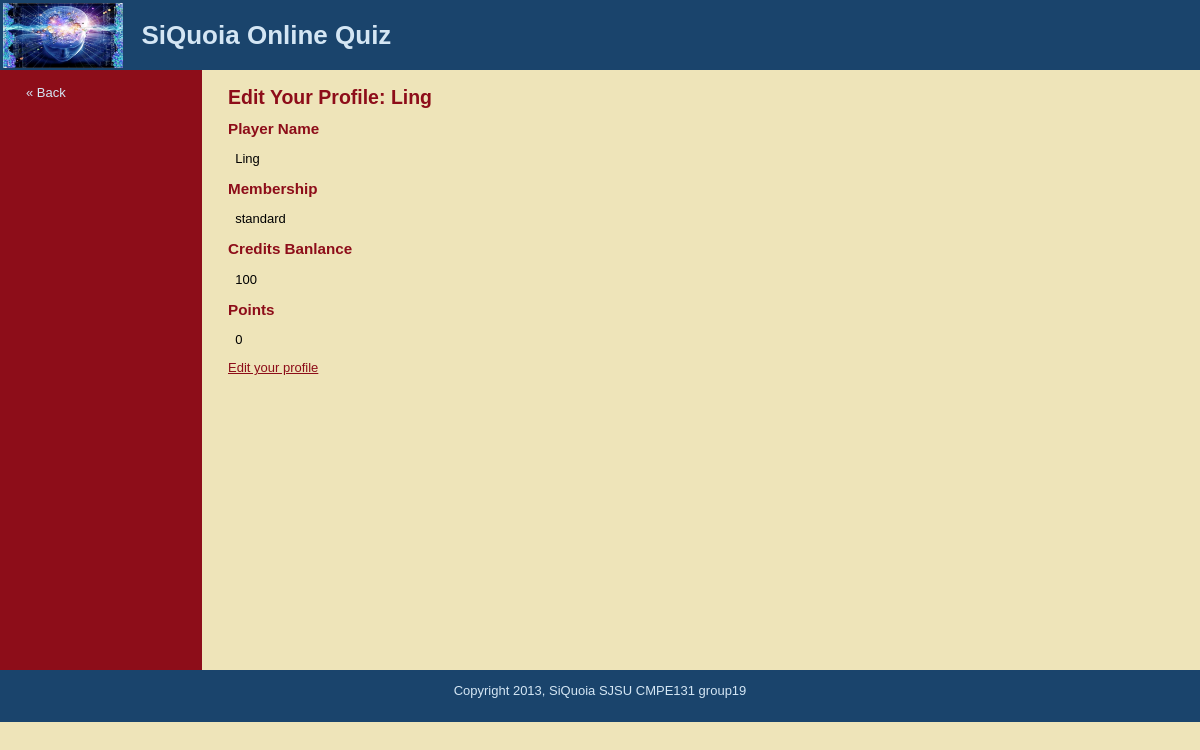
The app's page /public/player_profile.php (signed in) with its own data.
### tables this page shows
CREATE TABLE players (
 id int Not NULL AUTO_INCREMENT,
 username varchar(50) Not NULL,  
 hashed_password varchar(255) not NULL,  
 membership MEDIUMTEXT NOT NULL, 
 points int Default NULL,
 credits int Default NULL,
 rank int Default NULL,
 sample_taken bit default 0, 
 PRIMARY KEY (id),
 unique(username)
);

### includes/functions.php (called while the page is built, shortened)
<?php
	function find_player_by_id($player_id) {
		global $connection;
		$safe_player_id = mysqli_real_escape_string($connection, $player_id);
		$query  = "SELECT * ";
		$query .= "FROM players ";
		$query .= "WHERE id = {$safe_player_id} ";
		$query .= "LIMIT 1";
		$player_set = mysqli_query($connection, $query);
		if($player = mysqli_fetch_assoc($player_set)) {
			return $player;
		} else {
			return null;
		}
	}
?>

### public/player_profile.php (the view, shortened to what this page needs)
<?php require_once("../includes/db_connection.php"); ?>
<?php require_once("../includes/functions.php"); ?>
<?php confirm_player_logged_in();
	$player=find_player_by_id ($_SESSION["player_id"]);
?>
<?php include("../includes/layouts/header.php"); ?>
<div id="main">
  <div id="navigation">
<br />
<a href="player.php">&laquo; Back</a><br />
<br />
  </div>
  <div id="page">
    <h2>Edit Your Profile: <?php echo htmlentities($player["username"]); ?></h2>
    <form action="player_edit_profile.php?id=<?php echo urlencode($_SESSION['player_id']); ?>" method="post">
		<p><h3>Player Name</h3>&nbsp;
		<?php echo htmlentities($player["username"]); ?>
		</p>
        <p><h3>Membership</h3> &nbsp;
		<?php echo htmlentities($player["membership"]); ?>
		</p>
		<p><h3>Credits Banlance</h3> &nbsp;
		<?php echo htmlentities($player["credits"]); ?>
		</p>
		<p><h3>Points</h3> &nbsp;
		<?php echo htmlentities($player["points"]); ?>
		</p>
		<a href="player_edit_profile.php">Edit your profile</a><br />
    </form>
    <br />
  </div>
</div>
<?php include("../includes/layouts/footer.php"); ?>

### public/stylesheets/public.css (style rules this page uses)
html { height: 100%; width: 100%; }
body { width: 100%; height: 100%; margin: 0; padding: 0; border: 0; font-family: Verdana, Arial, Helvetica, sans-serif; font-size: 13px; line-height: 15px; background: #EEE4B9; }
a { color: #8D0D19; }
#main { height: 600px; width: 100%; margin: 0; padding: 0; background: #EEE4B9; }
#navigation { float: left; width: 150px; height: 100%; margin: 0; padding: 0 2em; color: #D4E6F4; background: #8D0D19; }
#navigation a { color: #D4E6F4; text-decoration: none; }
#page { float: left; height: 100%; padding-left: 2em; vertical-align: top; background: #EEE4B9; }
#page h2 { color: #8D0D19; margin-top: 1em; }
#page h3 { color: #8D0D19; }

### records on screen
players: username "Ling", membership "standard", credits "100", points "0"
